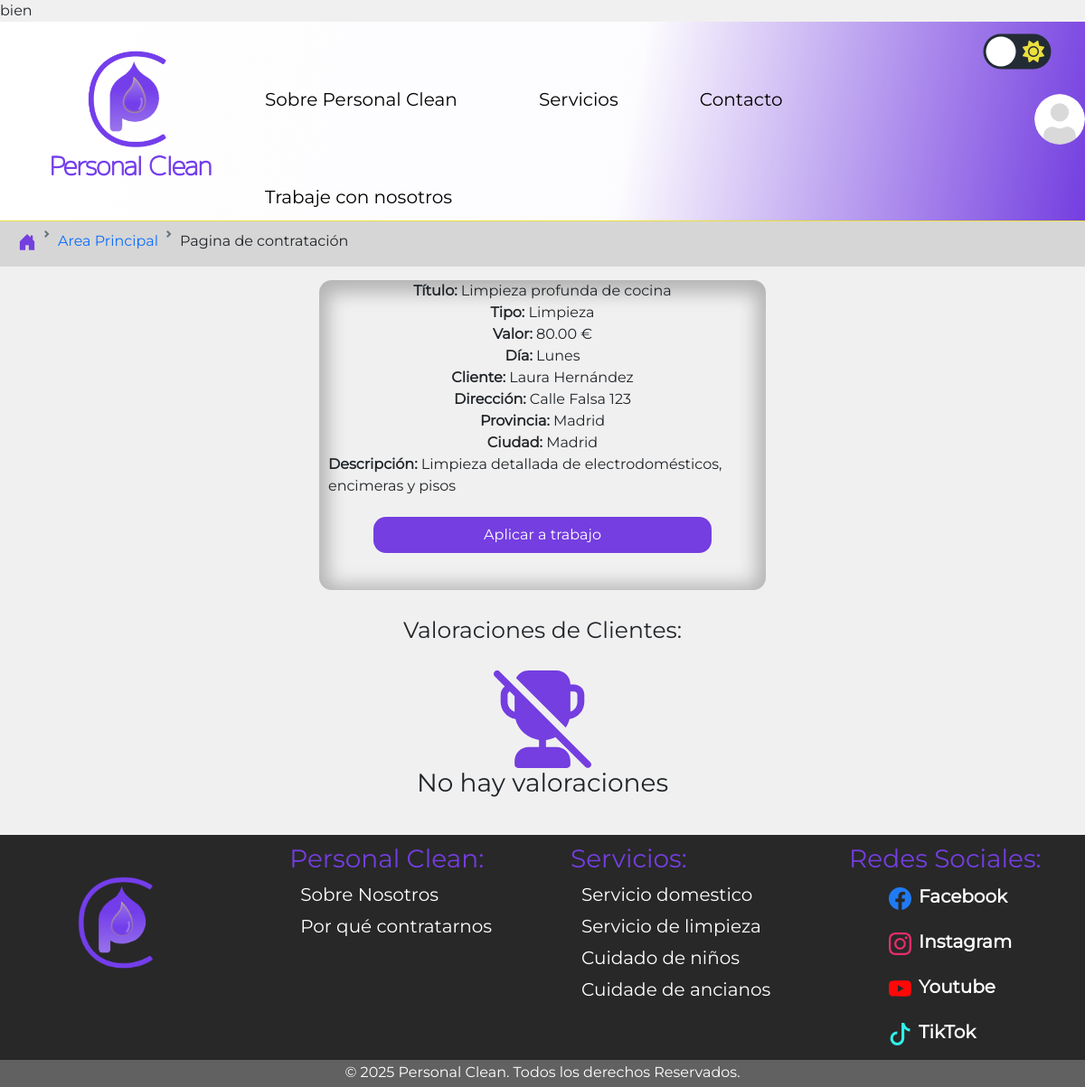
The app's page /paginaTrabajo.php?idServicio=1 (signed in), older data.
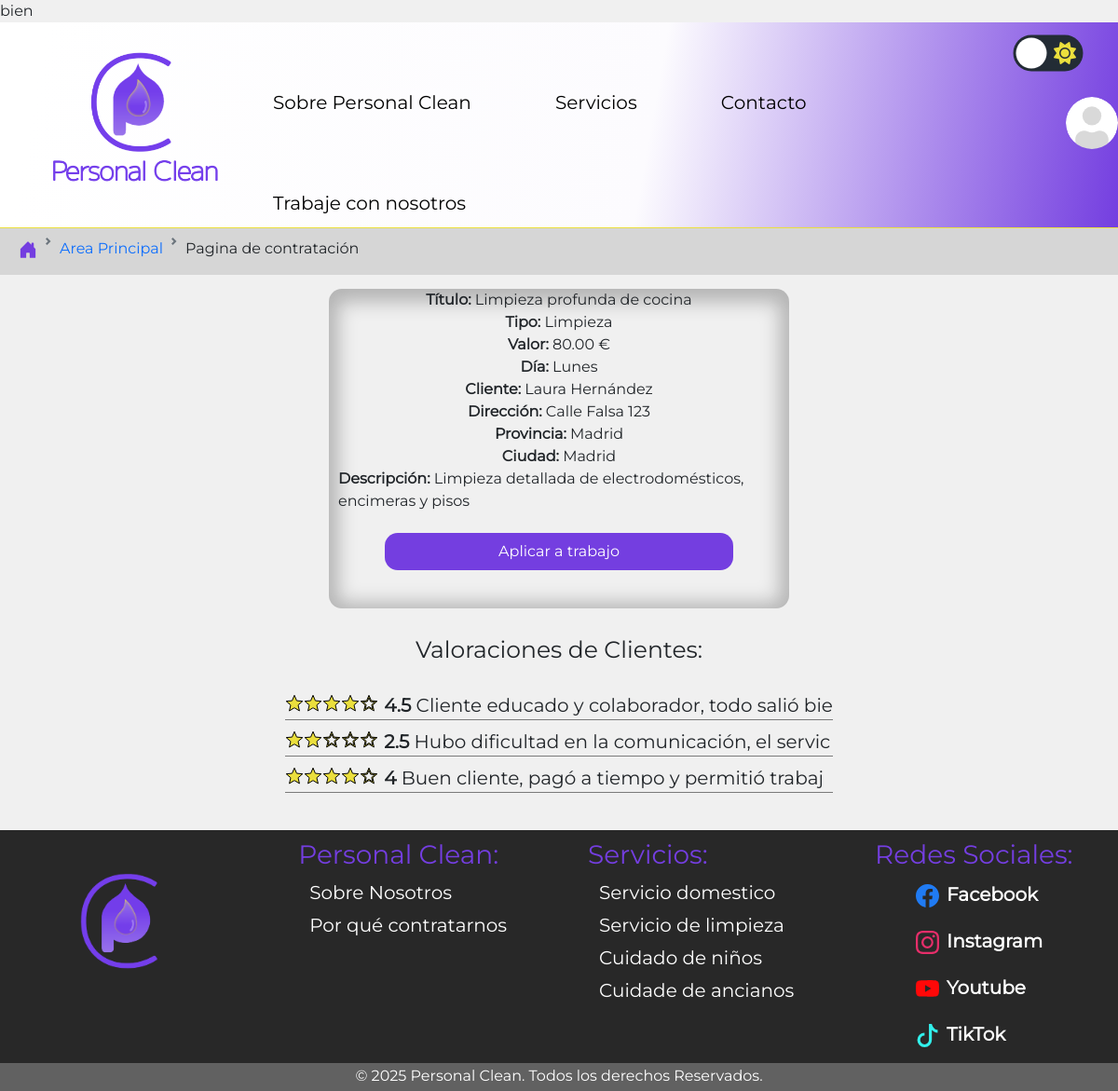
The same page, newer data.
### tables this page shows
CREATE TABLE `valoraciones_servicios` (
  `idvaloraciones_servicios` int(11) NOT NULL,
  `idServicio` int(11) NOT NULL,
  `estrellas` int(11) DEFAULT NULL,
  `comentario` varchar(45) NOT NULL,
  `idFuncionario` int(11) NOT NULL,
  `idCliente` int(11) DEFAULT NULL
);

### paginaTrabajo.php (the view, shortened to what this page needs)
<?php
include './assets/ajax/conexionBD.php';
$idServicio = (int)$_GET['idServicio'];
$sql = "SELECT s.*,
               c.idcliente, c.nombre AS nombre_cliente, c.apellidos AS apellido_cliente,
               f.nombre AS nombre_funcionario, f.apellidos AS apellido_funcionario
        FROM servicios s
        LEFT JOIN clientes c ON s.idcliente = c.idcliente
        LEFT JOIN funcionarios f ON s.idFuncionario = f.idFuncionarios
        WHERE s.idServicio = :idServicio";
$stmt = $conexion->prepare($sql);
$stmt->bindValue(':idServicio', $idServicio, PDO::PARAM_INT);
$stmt->execute();
$servicio = $stmt->fetch(PDO::FETCH_ASSOC);
$idClienteServicio = $servicio['idcliente'];
$sqlValoraciones = "SELECT estrellas, comentario
                    FROM valoraciones_servicios
                    WHERE idCliente = :idCliente";
$stmtValoraciones = $conexion->prepare($sqlValoraciones);
$stmtValoraciones->bindValue(':idCliente', $idClienteServicio, PDO::PARAM_INT);
$stmtValoraciones->execute();
$valoraciones = $stmtValoraciones->fetchAll(PDO::FETCH_ASSOC);
$hayValoraciones = count($valoraciones) > 0;
function renderEstrellas($estrellasValoracion) {
    $fullStars = floor($estrellasValoracion / 2);
    $hollowStars = 5 - $fullStars;
    $html = "";
    for ($i = 0; $i < $fullStars; $i++) {
        $html .= '<img src="./assets/images/fullstar.svg" alt="Full Star">';
    }
    for ($i = 0; $i < $hollowStars; $i++) {
        $html .= '<img src="./assets/images/hollowstar.svg" alt="Hollow Star">';
    }
    return $html;
}
?>
<!DOCTYPE html>
<html lang="es">
<head>
    <link href="https://cdn.jsdelivr.net/npm/bootstrap@5.3.0-alpha1/dist/css/bootstrap.min.css" rel="stylesheet" />
    <link href="https://unpkg.com/aos@2.3.1/dist/aos.css" rel="stylesheet" />
    <link rel="stylesheet" href="./assets/estilos.css" />
</head>
<body>
    <?php include_once './assets/headerLogueado.php'; ?>
    <nav style="" aria-label="breadcrumb">
        <ol class="breadcrumb" style="--bs-breadcrumb-margin-bottom: 0rem;">
            <li class="breadcrumb-item active" aria-current="page">
                <a href="index.php"><img src="./assets/images/house.svg" alt=""></a>
            </li>
            <li class="breadcrumb-item active">
                <a href="<?php echo ($_SESSION['usuario']['tipo'] == 'funcionarios') ? 'area_funcionarios.php' : 'area_clientes.php'; ?>">Area Principal</a>
            </li>
            <li class="breadcrumb-item">Pagina de contratación</li>
        </ol>
    </nav>
    <div class="pTrabajo">
        <div class="CajaDetalle">
            <p><b>Título:</b> <?php echo htmlspecialchars($servicio['titulo']); ?></p>
            <p><b>Tipo:</b> <?php echo htmlspecialchars($servicio['tipoServicio']); ?></p>
            <p><b>Valor:</b> <?php echo htmlspecialchars($servicio['valor']); ?> €</p>
            <p><b>Día:</b> <?php echo htmlspecialchars($servicio['diaServicio']); ?></p>
            <p><b>Cliente:</b> <?php echo htmlspecialchars($servicio['nombre_cliente'] . ' ' . $servicio['apellido_cliente']); ?></p>
            <p><b>Dirección:</b> <?php echo htmlspecialchars($servicio['direccion']); ?></p>
            <p><b>Provincia:</b> <?php echo htmlspecialchars($servicio['provincia']); ?></p>
            <p><b>Ciudad:</b> <?php echo htmlspecialchars($servicio['ciudad']); ?></p>
            <p><b>Descripción:</b> <?php echo htmlspecialchars($servicio['descripcion']); ?></p>
            <a href="paginaContratacionFuncionario.php?idServicio=<?php echo $servicio['idServicio']; ?>">
                <button>Aplicar a trabajo</button>
            </a>
        </div>
        <div class="valoraciones">
            <h2>Valoraciones de Clientes:</h2>
            <div class="espacioValoraciones">
                <?php if ($hayValoraciones): ?>
                    <?php foreach ($valoraciones as $val): ?>
                        <div class="dataValoracion">
                            <div class="cantidadEstrellas">
                                <?php echo renderEstrellas($val['estrellas']); ?>
                            </div>
                            <p>
                                <b><?php echo htmlspecialchars(round($val['estrellas']/2,1)); ?></b>
                                <?php echo htmlspecialchars($val['comentario']); ?>
                            </p>
                        </div>
                    <?php endforeach; ?>
                <?php else: ?>
                    <img src="./assets/images/nodataicon.svg" alt="">
                    <h3>No hay valoraciones</h3>
                <?php endif; ?>
            </div>
        </div>
    </div>
    <?php include_once './assets/footer.php'; ?>
</body>
</html>

Row changes from the older to the newer data that the page shows:
now on this page (row edited): valoraciones_servicios: $val['estrellas']/2 "4.5", comentario "Cliente educado y colaborador, todo salió bie"
now on this page (row edited): valoraciones_servicios: $val['estrellas']/2 "2.5", comentario "Hubo dificultad en la comunicación, el servic"
now on this page (row edited): valoraciones_servicios: $val['estrellas']/2 "4", comentario "Buen cliente, pagó a tiempo y permitió trabaj"
Text that changed along with them:
text no longer shown: "No hay valoraciones"
